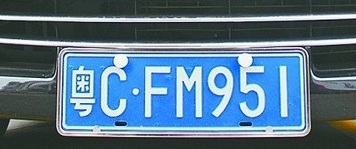
%> input picture car5.jpg, 356 x 149 px
$ octave main.m   (GNU Octave 9; MATLAB toolbox functions it lacks are replaced by stand-ins)
%> lines starting %> are read from the running program, lines starting %| are printed output that depends on the picture; in (x1, y1, x2, y2) boxes, pixels count from 0 and x2, y2 are one past the last pixel; in counts of white or black regions, pixels touching at a corner belong together; the program's own positions count from 1
### OTSU.m
function J=OTSU(I)

Hi=imhist(I);           %直方图

sum1=sum(Hi);
for i=1:255
    w1=sum(Hi(1:i))/sum1;           %第一类概率          前景像素点数占整幅图像的比例为w1
    w2=sum(Hi((i+1):256))/sum1;     %第二类概率          背景像素点数占整幅图像的比例为w2

    m1=(0:(i-1))*Hi(1:i)/sum(Hi(1:i));          %第一类平均灰度值
    m2=(i:255)*Hi((i+1):256)/sum(Hi((i+1):256));%第二类平均灰度值

    Jw(i)=w1*w2*(m1-m2)^2;                                 %求各个间方差Jw最大的阈值T
end

[maxm,thresh]=max(Jw);      %寻找阈值

figure,subplot(2,2,1);imshow(I);title('原图像');
subplot(2,2,[3,4]);imhist(I);hold on;plot(thresh,3,'+r');title((strcat('阈值为',num2str(thresh))));

I(find(I<=thresh))=0;
I(find(I>thresh))=256;       %二值化
J=I;
subplot(2,2,2),imshow(I),title('二值化图像zk');

### main.m
clc
close all
I=imread('car5.jpg');
%> I is the input picture: size 149x356x3 uint8; mean R, G, B 88.1, 116.7, 138.3
figure,subplot(2,2,1);imshow(I), title('原始图像');
I_gray=rgb2gray(I);
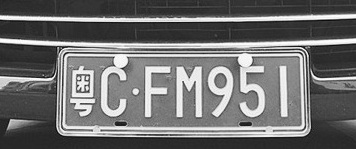
%> I_gray: size 149x356 uint8; min 5, max 255, mean 110.6
subplot(2,2,2),imshow(I_gray),title('灰度图像');
%======================   形态学预处理 ======================
I_edge=edge(I_gray,'sobel');
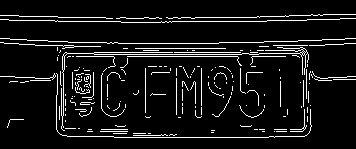
%> I_edge: size 149x356 logical; 8% white in thin lines or dots, all inside (x1, y1, x2, y2) = (0, 14, 356, 138)
subplot(2,2,3),imshow(I_edge),title('边缘检测后图像');
se=[1;1;1];
I_erode=imerode(I_edge,se);
%> I_erode: size 149x356 logical; 1.3% white in thin lines or dots, all inside (x1, y1, x2, y2) = (8, 48, 311, 130)
subplot(2,2,4),imshow(I_erode),title('腐蚀后边缘图像');
se=strel('rectangle',[25,25]);
I_close=imclose(I_erode,se);            %图像闭合、填充图像
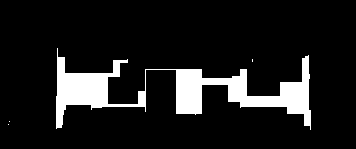
%> I_close: size 149x356 logical; 11.1% white; 4 white regions (3 under 20 px), largest, box (x1, y1, x2, y2) and area: (56, 48, 311, 130) 5887
figure,subplot(1,2,1),imshow(I_close),title('填充后图像');
I_final=bwareaopen(I_close,2000);       %去除聚团灰度值小于2000的部分
%> I_final: size 149x356 logical; 11.1% white; 1 white region, box (x1, y1, x2, y2) and area: (56, 48, 311, 130) 5887
subplot(1,2,2),imshow(I_final),title('形态滤波后图像');               %得到最终滤波后图像I_final
%==========================   车牌分割    =============================

I_new=zeros(size(I_final,1),size(I_final,2));                         %生成I_final行*I_fianl列的0矩阵I_new
location_of_1=[];
for i=1:size(I_final,1)                 %寻找二值图像中白的点的位置,二值图像的像素点的灰度值为0或者255，只有黑色0白色255
    for j=1:size(I_final,2)
           if I_final(i,j)==1;                                           %如果为白色
            newlocation=[i,j];
            location_of_1=[location_of_1;newlocation];                %将白点加入矩阵
        end
    end
end
%> after the loop, newlocation = [130 311]
mini=inf;maxi=0;
for i=1:size(location_of_1,1)       %寻找所有白点中，x坐标与y坐标的和最大，最小的两个点的位置
    temp=location_of_1(i,1)+location_of_1(i,2);                        %行加列
    if temp<mini
        mini=temp;
        a=i;
    end
    if temp>maxi
        maxi=temp;
        b=i;
    end
end
%> this loop made 5887 passes
%> (temp, mini, maxi) on pass 1: (107, 107, 107)
%> (temp, maxi) on passes 2 to 7: (108, 108), (109, 109), (110, 110), (111, 111), (112, 112), (113, 113)
%> after the loop, b = 5887; maxi = 441
first_point=location_of_1(a,:);        %和最小的点为车牌的左上角
%> first_point = [49 58]
last_point=location_of_1(b,:);         %和最大的点为车牌的右下角
%> last_point = [130 311]
x1=first_point(1)+4;                   %坐标值修正
%> x1 = 53
x2=last_point(1)-4;
%> x2 = 126
y1=first_point(2)+4;
%> y1 = 62
y2=last_point(2)-4;
%> y2 = 307
I_plate=I(x1+5:x2-5,y1+5:y2-6);                                    %I为原始图像
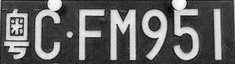
%> I_plate: size 64x235 uint8; min 0, max 255, mean 99.8
I_plate=OTSU(I_plate);                 %以OTSU算法对分割出的车牌进行自适应二值化处理,调用OTSU函数
%> in OTSU, `Hi=imhist(I);`: Hi = 256 values, max 404 at index 52, min 0 at index 2, mean 58.75
%> in OTSU, `sum1=sum(Hi);`: sum1 = 15040
%> the loop in OTSU, `for i=1:255` made 255 passes
%> (w1, w2, m1, m2) on passes 1 to 3: (0.000199, 1, 0, 99.86), (0.000199, 1, 0, 99.86), (0.000199, 1, 0, 99.86)
%> after the loop in OTSU, `for i=1:255`: Jw = 255 values, max 4789.2 at index 132, min 1.99 at index 1, mean 2907.7
%> in OTSU, `[maxm,thresh]=max(Jw);`: maxm = 4789.2; thresh = 132
%> in OTSU, `I(find(I>thresh))=256;`: I: size 64x235 uint8; 29.2% white; 16 white regions (5 under 20 px), largest, box (x1, y1, x2, y2) and area: (172, 0, 199, 60) 773, (111, 10, 136, 60) 766, (35, 0, 62, 60) 691
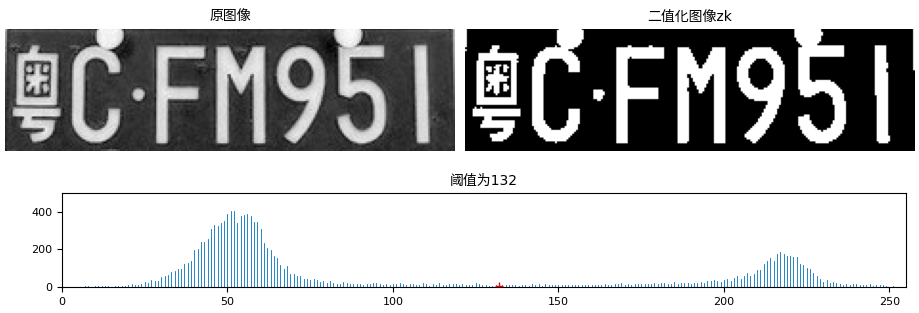
%> figure redrawn from the program's plot data, 3 panels
I_plate=bwareaopen(I_plate,50);                                    %删除二值图像中面积小于50的对象
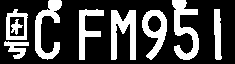
%> I_plate: size 64x235 logical; 28.6% white; 9 white regions, largest, box (x1, y1, x2, y2) and area: (172, 0, 199, 60) 773, (111, 10, 136, 60) 766, (35, 0, 62, 60) 691
figure,imshow(I_plate),title('车牌提取')%画出最终车牌
%=========================   字符分割   ============================

X=[];                               %用来存放水平分割线的横坐标
flag=0;
for j=1:size(I_plate,2)
    sum_y=sum(I_plate(:,j));
    if logical(sum_y)~=flag         %列和有变化时，记录下此列，       判断二值图像中不为0
        X=[X j];                                                   %将不为0存储在X数组中
        flag=logical(sum_y);                                       %logical()函数将非0元素的变为1，只含有0和1的元素数组
    end
end
%> this loop made 235 passes
%> (sum_y, flag) on passes 5, 30, 36: (4, true), (0, false), (31, true)
%> sum_y on passes 1, 2, 3, 4, 6, 7: 0, 0, 0, 0, 5, 27
figure;
for n=1:7                                                           %车牌是7位数
%> this loop made 7 passes; what is shown inside it comes from the first
%> after the loop `for j=1:size(I_plate,2)`: X = [5 30 36 63 80 105 112 137 143 168 173 200 215 223]; flag = false
    char=I_plate(:,X(2*n-1):X(2*n)-1);  %进行粗分割
    for i=1:size(char,1)                %这两个for循环对分割字符的上下进行裁剪
        if sum(char(i,:))~=0                                        %从上面判断出不为0的最初位置，白色的位置top
            top=i;
            break
        end
    end

    for i=1:size(char,1)
        if sum(char(size(char,1)-i,:))~=0                           %从下面判断出不为0初始位置，白色的位置buttom
            bottom=size(char,1)-i;
            break
        end
    end
    char=char(top:bottom,:);
    subplot(2,7,n);imshow(char),title(n);                           %显示2行7列上分割和下分割的结果
    char=imresize(char,[32,16],'nearest');      %归一化为32*16的大小，以便模板匹配，将图像放大到32*16大小最近
    eval(strcat('Char_',num2str(n),'=char;'));  %将分割的字符放入Char_i中，eval()函数将字符串转化为可执行的语句
end
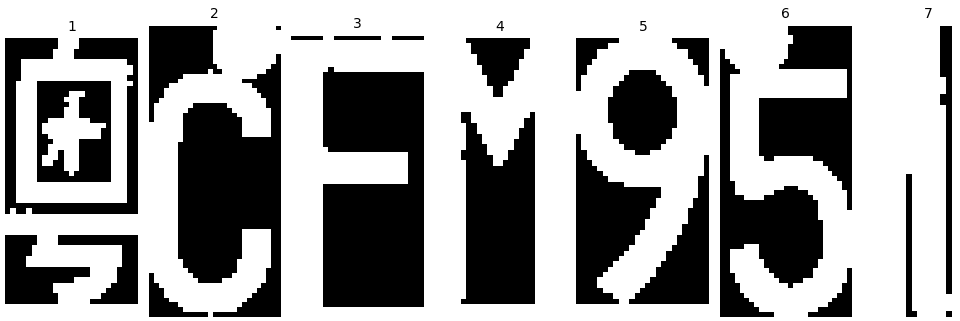
%> figure redrawn from the program's plot data, 7 panels
%==========================  字符识别   =============================
char=[];
store1=strcat('京津沪渝冀晋辽吉黑苏浙皖闽赣鲁豫鄂湘粤琼川贵云陕甘青藏桂皖新宁港鲁蒙'); %汉字模板
 for j=1:34
        Im=Char_1;
%> (the run ends here)

$ run again, with car1.jpg copied over car5.jpg
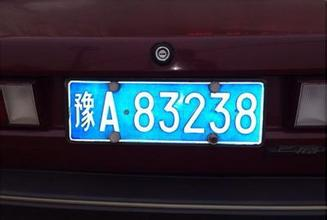
%> input picture car1.jpg, 327 x 220 px
%> I is the input picture: size 220x327x3 uint8; mean R, G, B 47.9, 52.1, 63.7
%> `I_edge=edge(I_gray,'sobel');`:
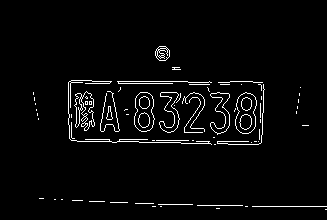
%> I_edge: size 220x327 logical; 3.3% white in thin lines or dots, all inside (x1, y1, x2, y2) = (33, 46, 327, 210)
%> I_erode: size 220x327 logical; 0.68% white in thin lines or dots, all inside (x1, y1, x2, y2) = (33, 51, 300, 143)
%> I_close: size 220x327 logical; 8.3% white; 10 white regions (8 under 20 px), largest, box (x1, y1, x2, y2) and area: (68, 82, 264, 143) 5933, (155, 51, 170, 56) 49
%> I_final: size 220x327 logical; 8.2% white; 1 white region, box (x1, y1, x2, y2) and area: (68, 82, 264, 143) 5933
%> after the loop `for i=1:size(I_final,1)`: newlocation = [143 218]
%> the loop `for i=1:size(location_of_1,1)` made 5933 passes
%> (temp, mini, maxi) on pass 1: (202, 202, 202)
%> after the loop `for i=1:size(location_of_1,1)`: b = 5923; maxi = 404
%> first_point = [84 69]
%> last_point = [142 262]
%> x1 = 88
%> x2 = 138
%> y1 = 73
%> y2 = 258
%> Hi = 256 values, max 384 at index 1, min 0 at index 254, mean 28.03
%> sum1 = 7175
%> the loop in OTSU, `for i=1:255` made 255 passes
%> (w1, w2, m1, m2) on passes 1 to 3: (0.0535, 0.946, 0, 102.1), (0.0612, 0.939, 0.125, 102.9), (0.0702, 0.93, 0.367, 103.9)
%> after the loop in OTSU, `for i=1:255`: Jw = 255 values, max 7291.8 at index 120, min 77.17 at index 255, mean 5406.5
%> maxm = 7291.8; thresh = 120
%> `I_plate=bwareaopen(I_plate,50);`:
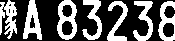
%> I_plate: size 41x175 logical; 36.6% white; 7 white regions, largest, box (x1, y1, x2, y2) and area: (57, 0, 77, 40) 434, (23, 0, 42, 40) 402, (0, 0, 17, 39) 382
%> the loop `for j=1:size(I_plate,2)` made 175 passes
%> (sum_y, flag) on passes 1, 18, 24, 43, 58: (30, true), (0, false), (6, true), (0, false), (6, true)
%> after the loop `for j=1:size(I_plate,2)`: X = [1 18 24 43 58 78 83 103 108 129 134 154 159]
